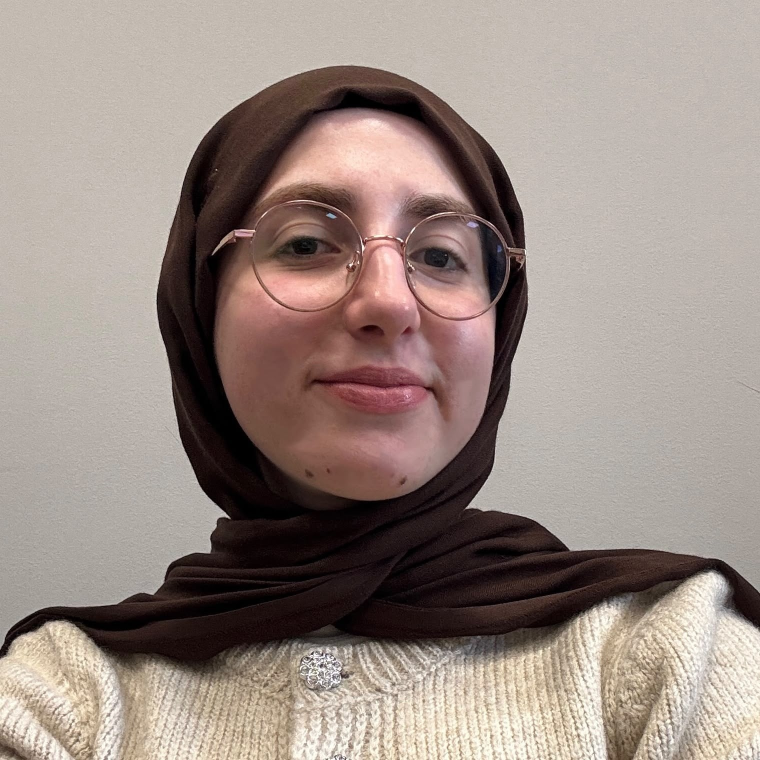
#> input picture docs/ekip/orijinal/feyza-karabicak-canva.jpg, 1520 x 1520 px, given in place of gulsiye-begum-gumus.jpg, which was not available (shown at 1/2 size)
$ python uret_gri_fon_yeni.py   (older library calls are emulated)
#> lines starting #> are read from the running program, lines starting #| are printed output that depends on the picture; pictures that were not available may be replaced by others from this repository, and a replacement may not be noted
### docs/ekip/yz/talimatlar/agy/test_poisson_pilot.py
import os
import glob
import json
import time
import base64
import hashlib
import urllib.request
import urllib.error
import cv2
import numpy as np
from PIL import Image, ImageDraw

WORKSPACE = "/Users/wildgenie/Projects/btu-matro"
SCRATCH = "/Users/wildgenie/.gemini/antigravity-cli/brain/482501c3-e797-49fa-a7d5-231ae28c4675/scratch"
RAW_KADRAJ_DIR = os.path.join(SCRATCH, "raw_kadraj")
os.makedirs(RAW_KADRAJ_DIR, exist_ok=True)
LOG_FILE = os.path.join(SCRATCH, "gemini_calls.jsonl")

def get_api_key():
    key = os.environ.get("GEMINI_API_KEY", "").strip()
    if not key:
        raise RuntimeError("GEMINI_API_KEY is not set")
    return key

# [9 lines left out: function b64_encode_image, not called in this run]

def get_all_uncropped_refs(slug):
    """
    Collect all uncropped originals from docs/ekip/orijinal/<slug>*.jpg and docs/ekip/alternatif/<slug>.jpg,
    putting the primary target scene uncropped original LAST so Gemini knows which photo to reframe
    while having all uncropped originals in Turn 1.
    """
#> called with slug = 'gulsiye-begum-gumus'
    orij_files = sorted(glob.glob(os.path.join(WORKSPACE, f"docs/ekip/orijinal/{slug}*.jpg")))
    alt_files = sorted(glob.glob(os.path.join(WORKSPACE, f"docs/ekip/alternatif/{slug}*.jpg")))
    site_file = os.path.join(WORKSPACE, f"public/media/ekip/{slug}.jpg")

    site_im = cv2.imread(site_file)
#> site_im is the input picture: shape (1520, 1520, 3); mean B, G, R 132.1, 139.5, 154.2
    site_small = cv2.resize(site_im, (150, 150))
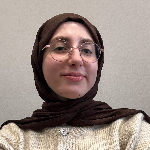
#> site_small: shape (150, 150, 3); mean B, G, R 132.1, 139.5, 154.2
    face_tpl = site_small[35:115, 35:115]
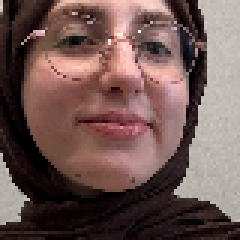
#> face_tpl: shape (80, 80, 3) (shown 3 times larger); mean B, G, R 83.3, 87, 111.6

    best_scene_file = orij_files[0] if orij_files else site_file
    best_score = -1.0
    for p in orij_files:
        bn = os.path.basename(p)
        if "-grup-" in bn or "-kursu" in bn or "-bilgehan-" in bn:
            continue
        im = cv2.imread(p)
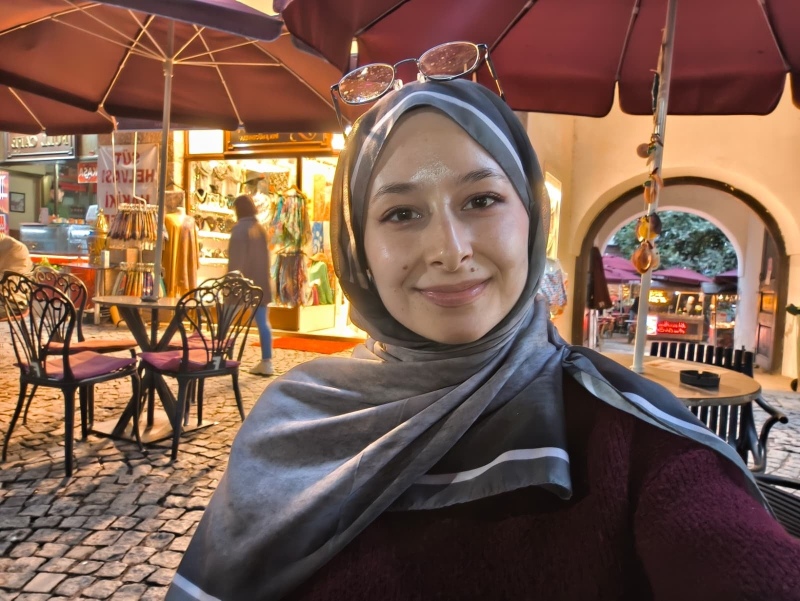
#> input picture docs/ekip/orijinal/gulsiye-begum-gumus-canva.jpg, 1600 x 1201 px (shown at 1/2 size)
#> im is the input picture: shape (1201, 1600, 3); mean B, G, R 77.7, 93.5, 125.1
        if im is None:
            continue
        oh, ow = im.shape[:2]
#> oh = 1201; ow = 1600
        f_sc = 400.0 / max(oh, ow)
#> f_sc = 0.25
        im_s = cv2.resize(im, (int(ow * f_sc), int(oh * f_sc)))
        local_best = -1.0
        for sc in np.linspace(0.20, 2.0, 32):
            tw = int(80 * sc)
            if tw >= im_s.shape[1] or tw >= im_s.shape[0] or tw < 16:
                continue
            tpl = cv2.resize(face_tpl, (tw, tw))
            res = cv2.matchTemplate(im_s, tpl, cv2.TM_CCOEFF_NORMED)
            _, mv, _, _ = cv2.minMaxLoc(res)
            if mv > local_best:
                local_best = mv
#> this loop made 32 passes
#> (mv, local_best) on passes 1 to 2: (0.584, 0.584), (0.615, 0.615)
#> mv on passes 3 to 8: 0.573, 0.551, 0.547, 0.535, 0.518, 0.491
#> pass 1, in get_all_uncropped_refs, `res = cv2.matchTemplate(im_s, tpl, cv2.TM_CCOEFF_NORMED)`:
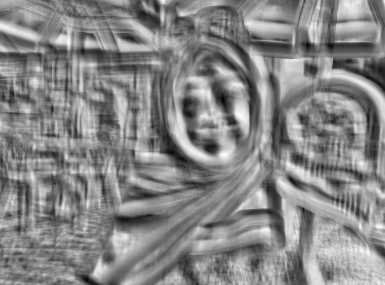
#> res: shape (285, 385) float32; min -0.612, max 0.584, mean 0.019; drawn with min black and max white
#> pass 2, in get_all_uncropped_refs, `res = cv2.matchTemplate(im_s, tpl, cv2.TM_CCOEFF_NORMED)`:
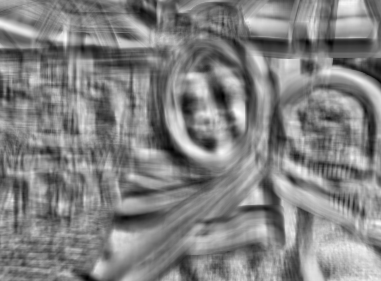
#> res: shape (281, 381) float32; min -0.595, max 0.615, mean 0.0252; drawn with min black and max white
#> after the loop:
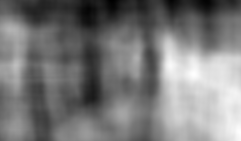
#> res: shape (141, 241) float32; min -0.123, max 0.344, mean 0.1; drawn with min black and max white
#> after the loop, local_best = 0.615
        if local_best > 0.65:
            # Prefer larger resolution uncropped file when matching the same scene
            score = local_best + (0.08 if (ow * oh) > (800 * 800) else 0.0)
            if score > best_score:
                best_score = score
                best_scene_file = p

    all_candidates = orij_files + alt_files
    # Keep all files except exact byte-identical or near-identical duplicates, keeping higher-res version
    unique_refs = []
    for p in all_candidates:
        bn = os.path.basename(p)
        # Skip 5-person wide group shots as advised in CODEX-GOREV ("Grup fotoğraflarını ... ya da hiç verme"),
        # but keep -canva, -yuz-N, -bilgehan-N, -luna-N, -yakin, -kare, and alternatif
        if "-grup-" in bn or "-kursu" in bn:
            continue
        im = Image.open(p).convert("RGB").resize((64, 64))
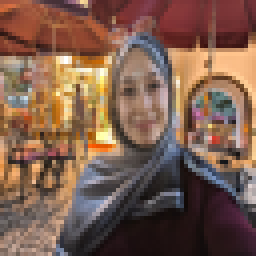
#> im: PIL image 64x64 RGB (shown 4 times larger); mean R, G, B 125.1, 93.5, 77.7
        arr = np.asarray(im, dtype=np.float32)
        is_dup = False
        for i, (prev_p, prev_arr) in enumerate(unique_refs):
            if np.mean(np.abs(arr - prev_arr)) < 2.5:
                if os.path.getsize(p) > os.path.getsize(prev_p):
                    unique_refs[i] = (p, arr)
                is_dup = True
                break
#> after the loop, unique_refs = []
        if not is_dup:
            unique_refs.append((p, arr))

    ref_paths = [p for p, _ in unique_refs]
#> ref_paths = 1 item
    if best_scene_file in ref_paths:
        ref_paths.remove(best_scene_file)
    ref_paths.append(best_scene_file)
    return ref_paths, best_scene_file

# [249 lines left out: functions call_gemini_kadraj, detect_face_box_in_site, align_and_poisson_blend, check_seam_strict, not called in this run]

# [36 lines that do not run on import are left out]

### docs/ekip/yz/talimatlar/agy/uret_gri_fon_yeni.py
import os
import glob
import json
import time
import base64
import hashlib
import urllib.request
import cv2
import numpy as np
from PIL import Image, ImageDraw

from test_poisson_pilot import (
    WORKSPACE, SCRATCH, LOG_FILE, get_api_key, b64_encode_image, get_all_uncropped_refs
)

OUT_DIR = os.path.join(WORKSPACE, "docs/ekip/yz/codex/gri-fon-yeni")
os.makedirs(OUT_DIR, exist_ok=True)
BILGEHAN_REF = os.path.join(WORKSPACE, "public/media/ekip/bilgehan-zeki-ozaytac.jpg")

PROMPTS = {
    "gulsiye-begum-gumus": (
        "Yukarıdaki ilk görseller kişinin kesilmemiş orijinal fotoğraflarıdır; son görsel ise hedef orta-gri stüdyo fonu ve "
        "stüdyo ışığı referansıdır (Bilgehan'ın fotoğrafı).\n"
        "Bu kişiyi (birebir aynı yüz hatları, aynı gülümseme, aynı gri/gümüş eşarp ve başının üstündeki gözlük, aynı bordo triko kazak ile) "
        "gerçek bir profesyonel fotoğraf stüdyosunda çekilmiş gibi 1:1 kare portre olarak üret:\n"
        "- Önceki denemede kişi çok küçük kalmıştı ve arka plandan kopuk (kesilip yapıştırılmış gibi) duruyordu. "
        "Bu kez Bilgehan'ın fotoğrafındaki gibi standart baş-omuz (head-and-shoulders) ölçeğinde, kadrajı dengeli dolduran, ortalı bir portre olsun.\n"
        "- Selfie tutan kol açısı olmasın; her iki omuz doğal ve dengeli dursun.\n"
        "- Başın ve gözlüğün üstünde yeterli gri stüdyo fonu boşluğu (headroom) bulunsun.\n"
        "- Yüzdeki ve eşarptaki dış mekan sıcak/sarı kafe ışığını kaldır; yüz ve kıyafet stüdyodaki yumuşak, nötr-soğuk stüdyo ışığıyla ve orta-gri fonla "
        "tamamen aynı ışık ortamında bütünleşsin."
    ),
    "melek-ozkeser": (
        "Yukarıdaki ilk görseller kişinin kesilmemiş orijinal fotoğraflarıdır; son görsel ise hedef orta-gri stüdyo fonu ve "
        "stüdyo ışığı referansıdır (Bilgehan'ın fotoğrafı).\n"
        "Bu kişiyi (birebir aynı yüz hatları, gözleri, burnu, hızması, dudakları, kahverengi saçları, başının üstündeki güneş gözlüğü ve "
        "beyaz delikli örgü kazağı/kolyesi ile) gerçek bir profesyonel fotoğraf stüdyosunda çekilmiş gibi 1:1 kare portre olarak üret:\n"
        "- Koltukta yatay/eğik uzanma ve üstten selfie açısını düzelt: kişi stüdyoda dik ve doğal bir duruşla kameraya göz hizasından baksın.\n"
        "- Önceki denemede kafasının ve saçının üstü kesilmişti! Başın ve saçın/güneş gözlüğünün tamamı eksiksiz görünsün ve üst kenarla "
        "baş arasında rahat bir gri stüdyo fonu boşluğu (%15 headroom) bulunsun.\n"
        "- Kadrajda baş-omuz ortalı olsun, yumuşak stüdyo ışığı yüz ve saçla tamamen bütünleşsin."
    ),
    "nusret-bircan-keser": (
        "Yukarıdaki ilk görseller kişinin kesilmemiş orijinal fotoğraflarıdır; son görsel ise hedef orta-gri stüdyo fonu ve "
        "stüdyo ışığı referansıdır (Bilgehan'ın fotoğrafı).\n"
        "Bu kişiyi (birebir aynı yüz hatları, gözleri, kaşları, sakalı/bıyığı, saç kesimi, beyaz tişörtü, koyu lacivert/siyah fermuarlı üstü ve "
        "boynundaki yeşil-beyaz atkısı ile) gerçek bir profesyonel fotoğraf stüdyosunda çekilmiş gibi 1:1 kare portre olarak üret:\n"
        "- Önceki denemede alttan çekilmiş selfie açısı (çene yukarıda, burun deliklerinden bakan açı) kalmıştı. "
        "Bu kez kamera tam göz hizasında olsun; baş dik, doğal ve karşıdan (hafif doğal stüdyo duruşuyla) görünsün, çene yukarı kalkık olmasın.\n"
        "- Baş-omuz kadrajda tam ortalı olsun, saçın üstünde yeterli gri stüdyo fonu boşluğu (%15 headroom) bulunsun ve her iki omuz dengeli görünsün.\n"
        "- Yüz ve kıyafet orta-gri stüdyo fonuyla aynı yumuşak stüdyo ışığında bütünleşsin."
    )
}

def generate_gri_fon_yeni(slug):
    refs, _ = get_all_uncropped_refs(slug)
#> refs = 1 item
    # Also include public/media/ekip/<slug>.jpg if not already covered so all originals + site are seen
    key = get_api_key()
    url = f"https://generativelanguage.googleapis.com/v1beta/models/gemini-3-pro-image:generateContent?key={key}"

    parts = []
    img_hashes = []
    for p in refs:
        b64, h, sz = b64_encode_image(p)
        img_hashes.append({"file": os.path.basename(p), "sha256_16": h, "size": sz})
        parts.append({"inlineData": {"mimeType": "image/jpeg", "data": b64}})

    b64_ref, h_ref, sz_ref = b64_encode_image(BILGEHAN_REF)
    img_hashes.append({"file": "bilgehan-zeki-ozaytac.jpg", "sha256_16": h_ref, "size": sz_ref})
    parts.append({"inlineData": {"mimeType": "image/jpeg", "data": b64_ref}})

    prompt = PROMPTS[slug]
    parts.append({"text": prompt})

    body = {
        "contents": [{"role": "user", "parts": parts}],
        "generationConfig": {
            "responseModalities": ["TEXT", "IMAGE"],
            "imageConfig": {"aspectRatio": "1:1"}
        }
    }
    req = urllib.request.Request(
        url, data=json.dumps(body).encode("utf-8"),
        headers={"Content-Type": "application/json"}, method="POST"
    )
    t0 = time.time()
    with urllib.request.urlopen(req, timeout=120) as resp:
        resp_data = json.loads(resp.read().decode("utf-8"))
    elapsed = round(time.time() - t0, 2)

    out_b64 = None
    for cand in resp_data.get("candidates", []):
        for part in cand.get("content", {}).get("parts", []):
            if "inlineData" in part:
                out_b64 = part["inlineData"]["data"]
                break

    with open(LOG_FILE, "a", encoding="utf-8") as f:
        f.write(json.dumps({
            "ts": time.strftime("%Y-%m-%dT%H:%M:%SZ", time.gmtime()),
            "slug": slug, "task": "gri_fon_yeni_ek5",
            "refs": img_hashes, "elapsed_s": elapsed, "success": out_b64 is not None
        }, ensure_ascii=False) + "\n")

    if not out_b64:
        raise RuntimeError(f"No image returned for {slug}")
    import io
    im = Image.open(io.BytesIO(base64.b64decode(out_b64))).convert("RGB")
    im = im.resize((600, 600), Image.Resampling.LANCZOS)
    out_path = os.path.join(OUT_DIR, f"{slug}.jpg")
    im.save(out_path, "JPEG", quality=92)
    print(f"Saved {out_path} ({elapsed}s)")

if __name__ == "__main__":
    for s in ["gulsiye-begum-gumus", "melek-ozkeser", "nusret-bircan-keser"]:
#> (the run stopped early here; a loop or call above may not have finished)
